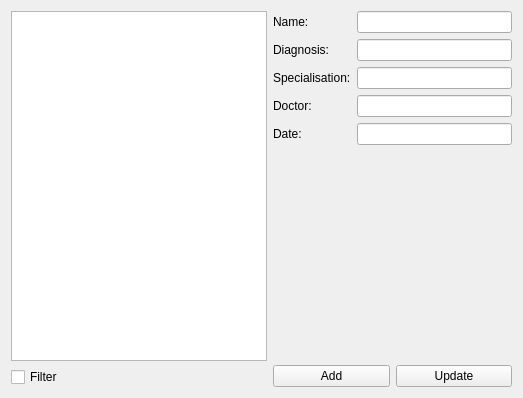
<?xml version="1.0" encoding="UTF-8"?>
<ui version="4.0">
 <class>WindowClass</class>
 <widget class="QWidget" name="WindowClass">
  <property name="geometry">
   <rect>
    <x>0</x>
    <y>0</y>
    <width>523</width>
    <height>398</height>
   </rect>
  </property>
  <property name="windowTitle">
   <string>Window</string>
  </property>
  <layout class="QHBoxLayout" name="horizontalLayout_2">
   <item>
    <layout class="QVBoxLayout" name="verticalLayout_2">
     <item>
      <widget class="QListWidget" name="patientsList"/>
     </item>
     <item>
      <widget class="QCheckBox" name="filterCheckBox">
       <property name="text">
        <string>Filter</string>
       </property>
      </widget>
     </item>
    </layout>
   </item>
   <item>
    <layout class="QVBoxLayout" name="verticalLayout">
     <item>
      <layout class="QFormLayout" name="formLayout">
       <item row="0" column="0">
        <widget class="QLabel" name="label">
         <property name="text">
          <string>Name:</string>
         </property>
        </widget>
       </item>
       <item row="0" column="1">
        <widget class="QLineEdit" name="nameInput"/>
       </item>
       <item row="1" column="0">
        <widget class="QLabel" name="label_2">
         <property name="text">
          <string>Diagnosis:</string>
         </property>
        </widget>
       </item>
       <item row="1" column="1">
        <widget class="QLineEdit" name="diagnosisInput"/>
       </item>
       <item row="2" column="0">
        <widget class="QLabel" name="label_3">
         <property name="text">
          <string>Specialisation:</string>
         </property>
        </widget>
       </item>
       <item row="2" column="1">
        <widget class="QLineEdit" name="specialisationInput"/>
       </item>
       <item row="3" column="0">
        <widget class="QLabel" name="label_4">
         <property name="text">
          <string>Doctor:</string>
         </property>
        </widget>
       </item>
       <item row="3" column="1">
        <widget class="QLineEdit" name="doctorInput"/>
       </item>
       <item row="4" column="0">
        <widget class="QLabel" name="label_5">
         <property name="text">
          <string>Date:</string>
         </property>
        </widget>
       </item>
       <item row="4" column="1">
        <widget class="QLineEdit" name="dateInput"/>
       </item>
      </layout>
     </item>
     <item>
      <layout class="QHBoxLayout" name="horizontalLayout">
       <item>
        <widget class="QPushButton" name="addDoctorButton">
         <property name="text">
          <string>Add</string>
         </property>
        </widget>
       </item>
       <item>
        <widget class="QPushButton" name="updateDiagnosisButton">
         <property name="text">
          <string>Update</string>
         </property>
        </widget>
       </item>
      </layout>
     </item>
    </layout>
   </item>
  </layout>
 </widget>
 <layoutdefault spacing="6" margin="11"/>
 <resources>
  <include location="Window.qrc"/>
 </resources>
 <connections/>
</ui>
